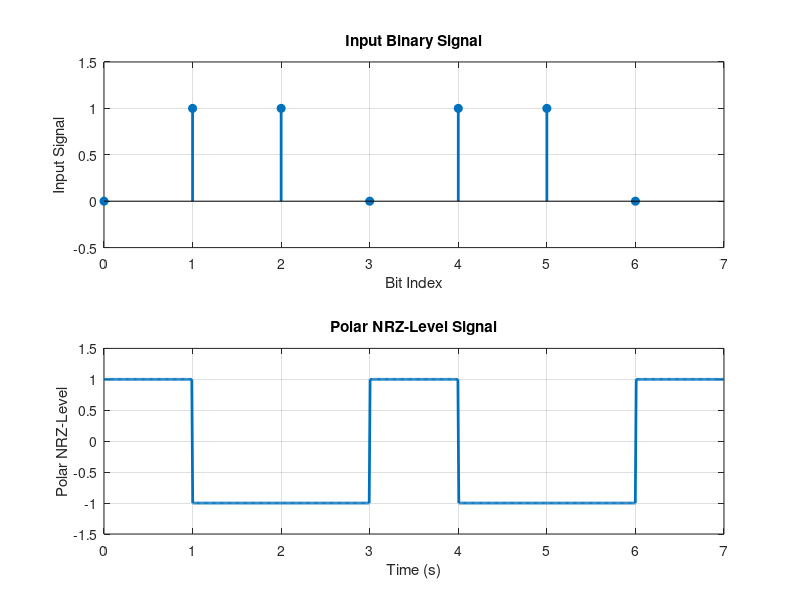

Reproduce this figure in MATLAB.
clc;
clear;
close all;

% Define input binary signal
input_signal = [0 1 1 0 1 1 0];
n = length(input_signal);
bitrate = 1;
samples_per_bit = 100;
time = linspace(0, n, n * samples_per_bit);

% Generate Polar NRZ-Level Signal
polar_nrz = zeros(1, length(time));
for i = 1:n
    t_index = (i - 1) * samples_per_bit + 1 : i * samples_per_bit; 
    
    if input_signal(i) == 1
        polar_nrz(t_index) = -1;
    else
        polar_nrz(t_index) = 1;
    end
end

% Plot Signals
figure;
subplot(2,1,1);
stem(0:n-1, input_signal, 'filled', 'linewidth', 2);
ylabel('Input Signal');
xlabel('Bit Index'); 
grid on;
axis([0 n -0.5 1.5]);
title('Input Binary Signal');

subplot(2,1,2);
plot(time, polar_nrz, 'linewidth', 2);
ylabel('Polar NRZ-Level');
xlabel('Time (s)');
grid on;
axis([0 n -1.5 1.5]);
title('Polar NRZ-Level Signal');
